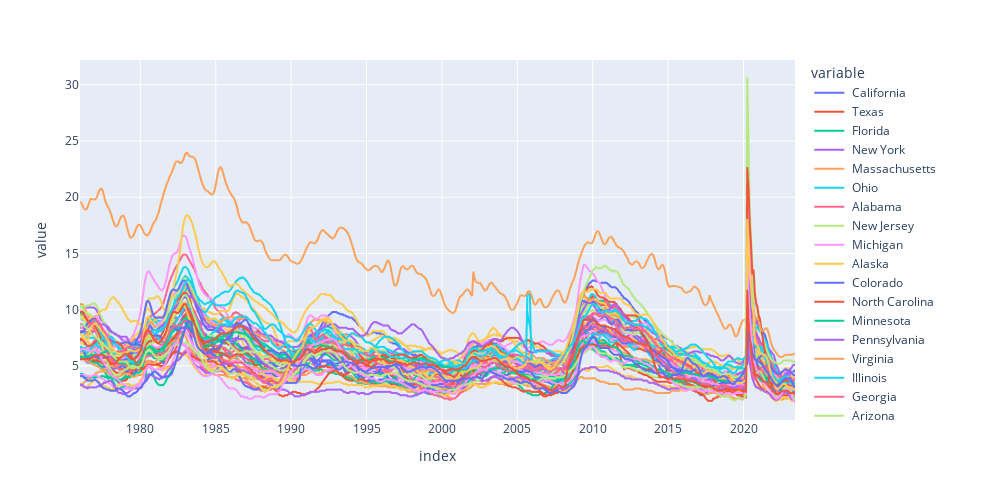

Write notebook code for a chart like this one.
### Markdown cell above
# Plot States Unemployment Rate

### Code cell
px.line(uemp_results, width=1000, height=500)

# It can be seen that there has been a massive spike in unemployment rate during April 2020 during the lockdown.
# Now let's analyse the unemployment rate in April 2020 for all states.

### Figure 1 — Plotly figure (JSON) as saved in the notebook; plotly's stock layout.template omitted (floating-point values rounded to 4 significant figures; data arrays with more than 128 entries replaced by an {"elided": "..."} marker saying what was removed)
{"data": [{"hovertemplate": "variable= California<br>index=%{x}<br>value=%{y}<extra></extra>", "legendgroup": " California", "line": {"color": "#636efa", "dash": "solid"}, "marker": {"symbol": "circle"}, "mode": "lines", "name": " California", "showlegend": true, "type": "scattergl", "x": {"elided": "570 str values"}, "xaxis": "x", "y": {"elided": "570 float values"}, "yaxis": "y"}, {"hovertemplate": "variable= Texas<br>index=%{x}<br>value=%{y}<extra></extra>", "legendgroup": " Texas", "line": {"color": "#EF553B", "dash": "solid"}, "marker": {"symbol": "circle"}, "mode": "lines", "name": " Texas", "showlegend": true, "type": "scattergl", "x": {"elided": "570 str values"}, "xaxis": "x", "y": {"elided": "570 float values"}, "yaxis": "y"}, {"hovertemplate": "variable= Florida<br>index=%{x}<br>value=%{y}<extra></extra>", "legendgroup": " Florida", "line": {"color": "#00cc96", "dash": "solid"}, "marker": {"symbol": "circle"}, "mode": "lines", "name": " Florida", "showlegend": true, "type": "scattergl", "x": {"elided": "570 str values"}, "xaxis": "x", "y": {"elided": "570 float values"}, "yaxis": "y"}, {"hovertemplate": "variable= New York<br>index=%{x}<br>value=%{y}<extra></extra>", "legendgroup": " New York", "line": {"color": "#ab63fa", "dash": "solid"}, "marker": {"symbol": "circle"}, "mode": "lines", "name": " New York", "showlegend": true, "type": "scattergl", "x": {"elided": "570 str values"}, "xaxis": "x", "y": {"elided": "570 float values"}, "yaxis": "y"}, {"hovertemplate": "variable= Massachusetts<br>index=%{x}<br>value=%{y}<extra></extra>", "legendgroup": " Massachusetts", "line": {"color": "#FFA15A", "dash": "solid"}, "marker": {"symbol": "circle"}, "mode": "lines", "name": " Massachusetts", "showlegend": true, "type": "scattergl", "x": {"elided": "570 str values"}, "xaxis": "x", "y": {"elided": "570 float values"}, "yaxis": "y"}, {"hovertemplate": "variable= Ohio<br>index=%{x}<br>value=%{y}<extra></extra>", "legendgroup": " Ohio", "line": {"color": "#19d3f3", "dash": "solid"}, "marker": {"symbol": "circle"}, "mode": "lines", "name": " Ohio", "showlegend": true, "type": "scattergl", "x": {"elided": "570 str values"}, "xaxis": "x", "y": {"elided": "570 float values"}, "yaxis": "y"}, {"hovertemplate": "variable= Alabama<br>index=%{x}<br>value=%{y}<extra></extra>", "legendgroup": " Alabama", "line": {"color": "#FF6692", "dash": "solid"}, "marker": {"symbol": "circle"}, "mode": "lines", "name": " Alabama", "showlegend": true, "type": "scattergl", "x": {"elided": "570 str values"}, "xaxis": "x", "y": {"elided": "570 float values"}, "yaxis": "y"}, {"hovertemplate": "variable= New Jersey<br>index=%{x}<br>value=%{y}<extra></extra>", "legendgroup": " New Jersey", "line": {"color": "#B6E880", "dash": "solid"}, "marker": {"symbol": "circle"}, "mode": "lines", "name": " New Jersey", "showlegend": true, "type": "scattergl", "x": {"elided": "570 str values"}, "xaxis": "x", "y": {"elided": "570 float values"}, "yaxis": "y"}, {"hovertemplate": "variable= Michigan<br>index=%{x}<br>value=%{y}<extra></extra>", "legendgroup": " Michigan", "line": {"color": "#FF97FF", "dash": "solid"}, "marker": {"symbol": "circle"}, "mode": "lines", "name": " Michigan", "showlegend": true, "type": "scattergl", "x": {"elided": "570 str values"}, "xaxis": "x", "y": {"elided": "570 float values"}, "yaxis": "y"}, {"hovertemplate": "variable= Alaska<br>index=%{x}<br>value=%{y}<extra></extra>", "legendgroup": " Alaska", "line": {"color": "#FECB52", "dash": "solid"}, "marker": {"symbol": "circle"}, "mode": "lines", "name": " Alaska", "showlegend": true, "type": "scattergl", "x": {"elided": "570 str values"}, "xaxis": "x", "y": {"elided": "570 float values"}, "yaxis": "y"}, {"hovertemplate": "variable= Colorado<br>index=%{x}<br>value=%{y}<extra></extra>", "legendgroup": " Colorado", "line": {"color": "#636efa", "dash": "solid"}, "marker": {"symbol": "circle"}, "mode": "lines", "name": " Colorado", "showlegend": true, "type": "scattergl", "x": {"elided": "570 str values"}, "xaxis": "x", "y": {"elided": "570 float values"}, "yaxis": "y"}, {"hovertemplate": "variable= North Carolina<br>index=%{x}<br>value=%{y}<extra></extra>", "legendgroup": " North Carolina", "line": {"color": "#EF553B", "dash": "solid"}, "marker": {"symbol": "circle"}, "mode": "lines", "name": " North Carolina", "showlegend": true, "type": "scattergl", "x": {"elided": "570 str values"}, "xaxis": "x", "y": {"elided": "570 float values"}, "yaxis": "y"}, {"hovertemplate": "variable= Minnesota<br>index=%{x}<br>value=%{y}<extra></extra>", "legendgroup": " Minnesota", "line": {"color": "#00cc96", "dash": "solid"}, "marker": {"symbol": "circle"}, "mode": "lines", "name": " Minnesota", "showlegend": true, "type": "scattergl", "x": {"elided": "570 str values"}, "xaxis": "x", "y": {"elided": "570 float values"}, "yaxis": "y"}, {"hovertemplate": "variable= Pennsylvania<br>index=%{x}<br>value=%{y}<extra></extra>", "legendgroup": " Pennsylvania", "line": {"color": "#ab63fa", "dash": "solid"}, "marker": {"symbol": "circle"}, "mode": "lines", "name": " Pennsylvania", "showlegend": true, "type": "scattergl", "x": {"elided": "570 str values"}, "xaxis": "x", "y": {"elided": "570 float values"}, "yaxis": "y"}, {"hovertemplate": "variable= Virginia<br>index=%{x}<br>value=%{y}<extra></extra>", "legendgroup": " Virginia", "line": {"color": "#FFA15A", "dash": "solid"}, "marker": {"symbol": "circle"}, "mode": "lines", "name": " Virginia", "showlegend": true, "type": "scattergl", "x": {"elided": "570 str values"}, "xaxis": "x", "y": {"elided": "570 float values"}, "yaxis": "y"}, {"hovertemplate": "variable= Illinois<br>index=%{x}<br>value=%{y}<extra></extra>", "legendgroup": " Illinois", "line": {"color": "#19d3f3", "dash": "solid"}, "marker": {"symbol": "circle"}, "mode": "lines", "name": " Illinois", "showlegend": true, "type": "scattergl", "x": {"elided": "570 str values"}, "xaxis": "x", "y": {"elided": "570 float values"}, "yaxis": "y"}, {"hovertemplate": "variable= Georgia<br>index=%{x}<br>value=%{y}<extra></extra>", "legendgroup": " Georgia", "line": {"color": "#FF6692", "dash": "solid"}, "marker": {"symbol": "circle"}, "mode": "lines", "name": " Georgia", "showlegend": true, "type": "scattergl", "x": {"elided": "570 str values"}, "xaxis": "x", "y": {"elided": "570 float values"}, "yaxis": "y"}, {"hovertemplate": "variable= Arizona<br>index=%{x}<br>value=%{y}<extra></extra>", "legendgroup": " Arizona", "line": {"color": "#B6E880", "dash": "solid"}, "marker": {"symbol": "circle"}, "mode": "lines", "name": " Arizona", "showlegend": true, "type": "scattergl", "x": {"elided": "570 str values"}, "xaxis": "x", "y": {"elided": "570 float values"}, "yaxis": "y"}, {"hovertemplate": "variable= Washington<br>index=%{x}<br>value=%{y}<extra></extra>", "legendgroup": " Washington", "line": {"color": "#FF97FF", "dash": "solid"}, "marker": {"symbol": "circle"}, "mode": "lines", "name": " Washington", "showlegend": true, "type": "scattergl", "x": {"elided": "570 str values"}, "xaxis": "x", "y": {"elided": "570 float values"}, "yaxis": "y"}, {"hovertemplate": "variable= Oregon<br>index=%{x}<br>value=%{y}<extra></extra>", "legendgroup": " Oregon", "line": {"color": "#FECB52", "dash": "solid"}, "marker": {"symbol": "circle"}, "mode": "lines", "name": " Oregon", "showlegend": true, "type": "scattergl", "x": {"elided": "570 str values"}, "xaxis": "x", "y": {"elided": "570 float values"}, "yaxis": "y"}, {"hovertemplate": "variable= Wisconsin<br>index=%{x}<br>value=%{y}<extra></extra>", "legendgroup": " Wisconsin", "line": {"color": "#636efa", "dash": "solid"}, "marker": {"symbol": "circle"}, "mode": "lines", "name": " Wisconsin", "showlegend": true, "type": "scattergl", "x": {"elided": "570 str values"}, "xaxis": "x", "y": {"elided": "570 float values"}, "yaxis": "y"}, {"hovertemplate": "variable= Utah<br>index=%{x}<br>value=%{y}<extra></extra>", "legendgroup": " Utah", "line": {"color": "#EF553B", "dash": "solid"}, "marker": {"symbol": "circle"}, "mode": "lines", "name": " Utah", "showlegend": true, "type": "scattergl", "x": {"elided": "570 str values"}, "xaxis": "x", "y": {"elided": "570 float values"}, "yaxis": "y"}, {"hovertemplate": "variable= Oklahoma<br>index=%{x}<br>value=%{y}<extra></extra>", "legendgroup": " Oklahoma", "line": {"color": "#00cc96", "dash": "solid"}, "marker": {"symbol": "circle"}, "mode": "lines", "name": " Oklahoma", "showlegend": true, "type": "scattergl", "x": {"elided": "570 str values"}, "xaxis": "x", "y": {"elided": "570 float values"}, "yaxis": "y"}, {"hovertemplate": "variable= Arkansas<br>index=%{x}<br>value=%{y}<extra></extra>", "legendgroup": " Arkansas", "line": {"color": "#ab63fa", "dash": "solid"}, "marker": {"symbol": "circle"}, "mode": "lines", "name": " Arkansas", "showlegend": true, "type": "scattergl", "x": {"elided": "570 str values"}, "xaxis": "x", "y": {"elided": "570 float values"}, "yaxis": "y"}, {"hovertemplate": "variable= Kentucky<br>index=%{x}<br>value=%{y}<extra></extra>", "legendgroup": " Kentucky", "line": {"color": "#FFA15A", "dash": "solid"}, "marker": {"symbol": "circle"}, "mode": "lines", "name": " Kentucky", "showlegend": true, "type": "scattergl", "x": {"elided": "570 str values"}, "xaxis": "x", "y": {"elided": "570 float values"}, "yaxis": "y"}, {"hovertemplate": "variable= Louisiana<br>index=%{x}<br>value=%{y}<extra></extra>", "legendgroup": " Louisiana", "line": {"color": "#19d3f3", "dash": "solid"}, "marker": {"symbol": "circle"}, "mode": "lines", "name": " Louisiana", "showlegend": true, "type": "scattergl", "x": {"elided": "570 str values"}, "xaxis": "x", "y": {"elided": "570 float values"}, "yaxis": "y"}, {"hovertemplate": "variable= Missouri<br>index=%{x}<br>value=%{y}<extra></extra>", "legendgroup": " Missouri", "line": {"color": "#FF6692", "dash": "solid"}, "marker": {"symbol": "circle"}, "mode": "lines", "name": " Missouri", "showlegend": true, "type": "scattergl", "x": {"elided": "570 str values"}, "xaxis": "x", "y": {"elided": "570 float values"}, "yaxis": "y"}, {"hovertemplate": "variable= Tennessee<br>index=%{x}<br>value=%{y}<extra></extra>", "legendgroup": " Tennessee", "line": {"color": "#B6E880", "dash": "solid"}, "marker": {"symbol": "circle"}, "mode": "lines", "name": " Tennessee", "showlegend": true, "type": "scattergl", "x": {"elided": "570 str values"}, "xaxis": "x", "y": {"elided": "570 float values"}, "yaxis": "y"}, {"hovertemplate": "variable= Maryland<br>index=%{x}<br>value=%{y}<extra></extra>", "legendgroup": " Maryland", "line": {"color": "#FF97FF", "dash": "solid"}, "marker": {"symbol": "circle"}, "mode": "lines", "name": " Maryland", "showlegend": true, "type": "scattergl", "x": {"elided": "570 str values"}, "xaxis": "x", "y": {"elided": "570 float values"}, "yaxis": "y"}, {"hovertemplate": "variable= West Virginia<br>index=%{x}<br>value=%{y}<extra></extra>", "legendgroup": " West Virginia", "line": {"color": "#FECB52", "dash": "solid"}, "marker": {"symbol": "circle"}, "mode": "lines", "name": " West Virginia", "showlegend": true, "type": "scattergl", "x": {"elided": "570 str values"}, "xaxis": "x", "y": {"elided": "570 float values"}, "yaxis": "y"}, {"hovertemplate": "variable= Indiana<br>index=%{x}<br>value=%{y}<extra></extra>", "legendgroup": " Indiana", "line": {"color": "#636efa", "dash": "solid"}, "marker": {"symbol": "circle"}, "mode": "lines", "name": " Indiana", "showlegend": true, "type": "scattergl", "x": {"elided": "570 str values"}, "xaxis": "x", "y": {"elided": "570 float values"}, "yaxis": "y"}, {"hovertemplate": "variable= South Carolina<br>index=%{x}<br>value=%{y}<extra></extra>", "legendgroup": " South Carolina", "line": {"color": "#EF553B", "dash": "solid"}, "marker": {"symbol": "circle"}, "mode": "lines", "name": " South Carolina", "showlegend": true, "type": "scattergl", "x": {"elided": "570 str values"}, "xaxis": "x", "y": {"elided": "570 float values"}, "yaxis": "y"}, {"hovertemplate": "variable= Iowa<br>index=%{x}<br>value=%{y}<extra></extra>", "legendgroup": " Iowa", "line": {"color": "#00cc96", "dash": "solid"}, "marker": {"symbol": "circle"}, "mode": "lines", "name": " Iowa", "showlegend": true, "type": "scattergl", "x": {"elided": "570 str values"}, "xaxis": "x", "y": {"elided": "570 float values"}, "yaxis": "y"}, {"hovertemplate": "variable= the District of Columbia<br>index=%{x}<br>value=%{y}<extra></extra>", "legendgroup": " the District of Columbia", "line": {"color": "#ab63fa", "dash": "solid"}, "marker": {"symbol": "circle"}, "mode": "lines", "name": " the District of Columbia", "showlegend": true, "type": "scattergl", "x": {"elided": "570 str values"}, "xaxis": "x", "y": {"elided": "570 float values"}, "yaxis": "y"}, {"hovertemplate": "variable= North Dakota<br>index=%{x}<br>value=%{y}<extra></extra>", "legendgroup": " North Dakota", "line": {"color": "#FFA15A", "dash": "solid"}, "marker": {"symbol": "circle"}, "mode": "lines", "name": " North Dakota", "showlegend": true, "type": "scattergl", "x": {"elided": "570 str values"}, "xaxis": "x", "y": {"elided": "570 float values"}, "yaxis": "y"}, {"hovertemplate": "variable= New Mexico<br>index=%{x}<br>value=%{y}<extra></extra>", "legendgroup": " New Mexico", "line": {"color": "#19d3f3", "dash": "solid"}, "marker": {"symbol": "circle"}, "mode": "lines", "name": " New Mexico", "showlegend": true, "type": "scattergl", "x": {"elided": "570 str values"}, "xaxis": "x", "y": {"elided": "570 float values"}, "yaxis": "y"}, {"hovertemplate": "variable= Connecticut<br>index=%{x}<br>value=%{y}<extra></extra>", "legendgroup": " Connecticut", "line": {"color": "#FF6692", "dash": "solid"}, "marker": {"symbol": "circle"}, "mode": "lines", "name": " Connecticut", "showlegend": true, "type": "scattergl", "x": {"elided": "570 str values"}, "xaxis": "x", "y": {"elided": "570 float values"}, "yaxis": "y"}, {"hovertemplate": "variable= Nevada<br>index=%{x}<br>value=%{y}<extra></extra>", "legendgroup": " Nevada", "line": {"color": "#B6E880", "dash": "solid"}, "marker": {"symbol": "circle"}, "mode": "lines", "name": " Nevada", "showlegend": true, "type": "scattergl", "x": {"elided": "570 str values"}, "xaxis": "x", "y": {"elided": "570 float values"}, "yaxis": "y"}, {"hovertemplate": "variable= Kansas<br>index=%{x}<br>value=%{y}<extra></extra>", "legendgroup": " Kansas", "line": {"color": "#FF97FF", "dash": "solid"}, "marker": {"symbol": "circle"}, "mode": "lines", "name": " Kansas", "showlegend": true, "type": "scattergl", "x": {"elided": "570 str values"}, "xaxis": "x", "y": {"elided": "570 float values"}, "yaxis": "y"}, {"hovertemplate": "variable= South Dakota<br>index=%{x}<br>value=%{y}<extra></extra>", "legendgroup": " South Dakota", "line": {"color": "#FECB52", "dash": "solid"}, "marker": {"symbol": "circle"}, "mode": "lines", "name": " South Dakota", "showlegend": true, "type": "scattergl", "x": {"elided": "570 str values"}, "xaxis": "x", "y": {"elided": "570 float values"}, "yaxis": "y"}, {"hovertemplate": "variable= Delaware<br>index=%{x}<br>value=%{y}<extra></extra>", "legendgroup": " Delaware", "line": {"color": "#636efa", "dash": "solid"}, "marker": {"symbol": "circle"}, "mode": "lines", "name": " Delaware", "showlegend": true, "type": "scattergl", "x": {"elided": "570 str values"}, "xaxis": "x", "y": {"elided": "570 float values"}, "yaxis": "y"}, {"hovertemplate": "variable= Hawaii<br>index=%{x}<br>value=%{y}<extra></extra>", "legendgroup": " Hawaii", "line": {"color": "#EF553B", "dash": "solid"}, "marker": {"symbol": "circle"}, "mode": "lines", "name": " Hawaii", "showlegend": true, "type": "scattergl", "x": {"elided": "570 str values"}, "xaxis": "x", "y": {"elided": "570 float values"}, "yaxis": "y"}, {"hovertemplate": "variable= Montana<br>index=%{x}<br>value=%{y}<extra></extra>", "legendgroup": " Montana", "line": {"color": "#00cc96", "dash": "solid"}, "marker": {"symbol": "circle"}, "mode": "lines", "name": " Montana", "showlegend": true, "type": "scattergl", "x": {"elided": "570 str values"}, "xaxis": "x", "y": {"elided": "570 float values"}, "yaxis": "y"}, {"hovertemplate": "variable= Nebraska<br>index=%{x}<br>value=%{y}<extra></extra>", "legendgroup": " Nebraska", "line": {"color": "#ab63fa", "dash": "solid"}, "marker": {"symbol": "circle"}, "mode": "lines", "name": " Nebraska", "showlegend": true, "type": "scattergl", "x": {"elided": "570 str values"}, "xaxis": "x", "y": {"elided": "570 float values"}, "yaxis": "y"}, {"hovertemplate": "variable= Puerto Rico<br>index=%{x}<br>value=%{y}<extra></extra>", "legendgroup": " Puerto Rico", "line": {"color": "#FFA15A", "dash": "solid"}, "marker": {"symbol": "circle"}, "mode": "lines", "name": " Puerto Rico", "showlegend": true, "type": "scattergl", "x": {"elided": "570 str values"}, "xaxis": "x", "y": {"elided": "570 float values"}, "yaxis": "y"}, {"hovertemplate": "variable= Mississippi<br>index=%{x}<br>value=%{y}<extra></extra>", "legendgroup": " Mississippi", "line": {"color": "#19d3f3", "dash": "solid"}, "marker": {"symbol": "circle"}, "mode": "lines", "name": " Mississippi", "showlegend": true, "type": "scattergl", "x": {"elided": "570 str values"}, "xaxis": "x", "y": {"elided": "570 float values"}, "yaxis": "y"}, {"hovertemplate": "variable= Maine<br>index=%{x}<br>value=%{y}<extra></extra>", "legendgroup": " Maine", "line": {"color": "#FF6692", "dash": "solid"}, "marker": {"symbol": "circle"}, "mode": "lines", "name": " Maine", "showlegend": true, "type": "scattergl", "x": {"elided": "570 str values"}, "xaxis": "x", "y": {"elided": "570 float values"}, "yaxis": "y"}, {"hovertemplate": "variable= Vermont<br>index=%{x}<br>value=%{y}<extra></extra>", "legendgroup": " Vermont", "line": {"color": "#B6E880", "dash": "solid"}, "marker": {"symbol": "circle"}, "mode": "lines", "name": " Vermont", "showlegend": true, "type": "scattergl", "x": {"elided": "570 str values"}, "xaxis": "x", "y": {"elided": "570 float values"}, "yaxis": "y"}, {"hovertemplate": "variable= New Hampshire<br>index=%{x}<br>value=%{y}<extra></extra>", "legendgroup": " New Hampshire", "line": {"color": "#FF97FF", "dash": "solid"}, "marker": {"symbol": "circle"}, "mode": "lines", "name": " New Hampshire", "showlegend": true, "type": "scattergl", "x": {"elided": "570 str values"}, "xaxis": "x", "y": {"elided": "570 float values"}, "yaxis": "y"}, {"hovertemplate": "variable= Rhode Island<br>index=%{x}<br>value=%{y}<extra></extra>", "legendgroup": " Rhode Island", "line": {"color": "#FECB52", "dash": "solid"}, "marker": {"symbol": "circle"}, "mode": "lines", "name": " Rhode Island", "showlegend": true, "type": "scattergl", "x": {"elided": "570 str values"}, "xaxis": "x", "y": {"elided": "570 float values"}, "yaxis": "y"}, {"hovertemplate": "variable= Wyoming<br>index=%{x}<br>value=%{y}<extra></extra>", "legendgroup": " Wyoming", "line": {"color": "#636efa", "dash": "solid"}, "marker": {"symbol": "circle"}, "mode": "lines", "name": " Wyoming", "showlegend": true, "type": "scattergl", "x": {"elided": "570 str values"}, "xaxis": "x", "y": {"elided": "570 float values"}, "yaxis": "y"}, {"hovertemplate": "variable= Idaho<br>index=%{x}<br>value=%{y}<extra></extra>", "legendgroup": " Idaho", "line": {"color": "#EF553B", "dash": "solid"}, "marker": {"symbol": "circle"}, "mode": "lines", "name": " Idaho", "showlegend": true, "type": "scattergl", "x": {"elided": "570 str values"}, "xaxis": "x", "y": {"elided": "570 float values"}, "yaxis": "y"}], "layout": {"height": 500, "legend": {"title": {"text": "variable"}, "tracegroupgap": 0}, "margin": {"t": 60}, "width": 1000, "xaxis": {"anchor": "y", "domain": [0, 1], "title": {"text": "index"}}, "yaxis": {"anchor": "x", "domain": [0, 1], "title": {"text": "value"}}}}
